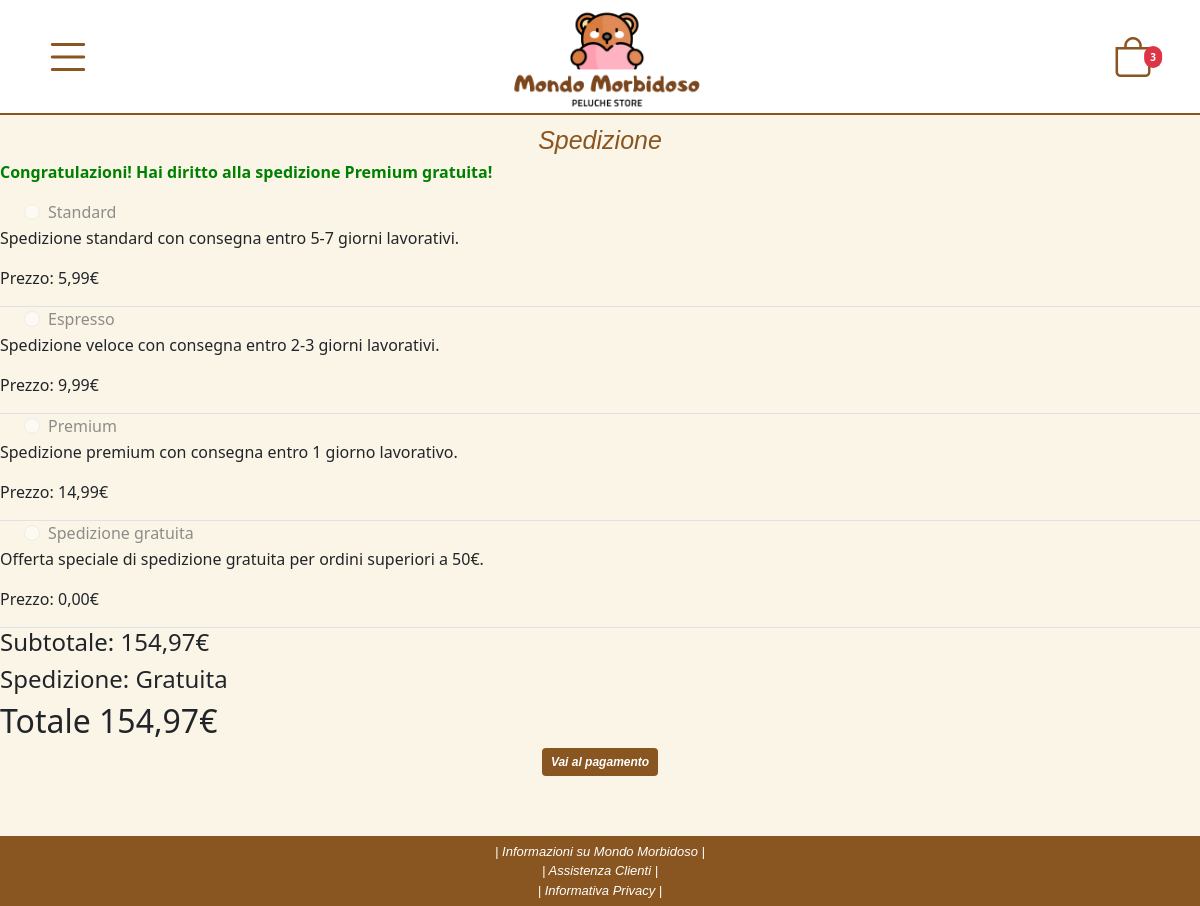
Page /php/spedizione.php (signed in) on the earlier database version.
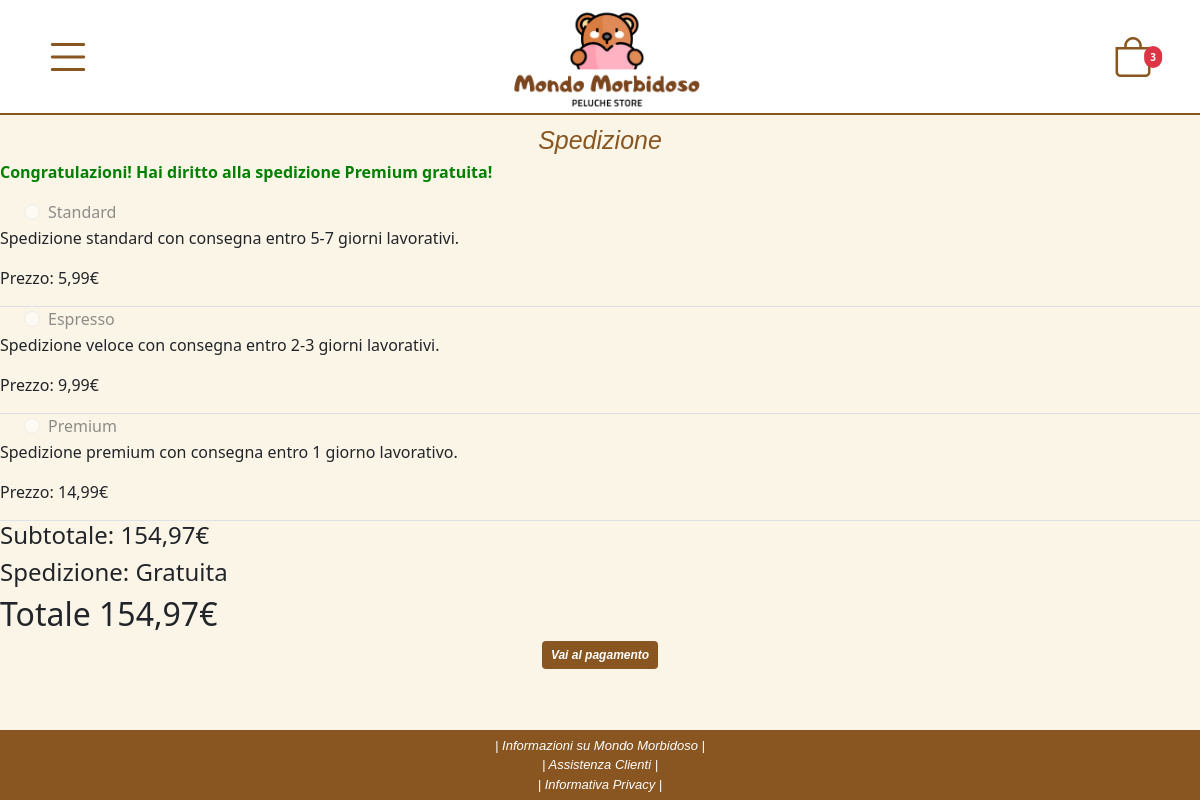
Same page on the later database version.
### tables this page shows
create table METODO_DI_SPEDIZIONE (
     Id_spedizione INT not null auto_increment,
     Nome VARCHAR(50) not null,
     Descrizione VARCHAR(255) not null,
     Costo DECIMAL(10,2),
     primary key (Id_spedizione));

### php/spedizione.php (called while the page is built, shortened)
<?php
require_once("bootstrap.php");
$templateParams["titolo"] = "Mondo Morbidoso - Spedizione";
$templateParams["nome"] = "scelta-spedizione.php";
$templateParams["categorie"] = $dbhost->getCategories();
$numeroprodotti = $dbhost->getNumberCartProducts($_SESSION["utente"]);
$templateParams["carrello"] = $dbhost->getCartProducts($_SESSION["utente"]);
$templateParams["spedizioni"] = $dbhost->getShippingTypes();
$totale = $dbhost->getTotalCartPrice($_SESSION["utente"]);
$spedizioneGratuita = $totale > 50;
require '../template/base.php';
?>

### db/database.php (called while the page is built, shortened)
<?php
class DatabaseHelper {
    private $db;
    public function __construct($servername, $username, $password, $dbname, $port) {
        $this->db = new mysqli($servername, $username, $password, $dbname, $port);
    }
    public function getCategories() {
        $stmt = $this->db->prepare("SELECT * FROM categoria");
        $stmt->execute();
        $result = $stmt->get_result();
        return $result->fetch_all(MYSQLI_ASSOC);
    }
    public function getCartProducts($email) {
        $query = "SELECT c.E_mail, c.Id_prodotto, c.Quantita, p.Nome, p.Immagine, p.Prezzo, p.Prezzo_punti FROM carrello c, prodotto p WHERE c.E_mail=? AND c.Id_prodotto = p.Id_prodotto";
        $stmt = $this->db->prepare($query);
        $stmt->bind_param('s', $email);
        $stmt->execute();
        $result = $stmt->get_result();
        return $result->fetch_all(MYSQLI_ASSOC);
    }
    public function getTotalCartPrice($email) {
        $query = "SELECT SUM(Prezzo * Quantita) AS totale FROM carrello c JOIN prodotto p ON c.Id_prodotto = p.Id_prodotto WHERE c.E_mail = ?";
        $stmt = $this->db->prepare($query);
        $stmt->bind_param('s', $email);
        $stmt->execute();
        $result = $stmt->get_result();
        $row = $result->fetch_assoc();
        return $row["totale"];
    }
    public function getNumberCartProducts($email) {
        $query = "SELECT SUM(Quantita) AS numeroprodotti FROM carrello WHERE E_mail = ?";
        $stmt = $this->db->prepare($query);
        $stmt->bind_param("s", $email);
        $stmt->execute();
        $result = $stmt->get_result();
        $row = $result->fetch_assoc();
        return $row["numeroprodotti"] !== NULL ? $row["numeroprodotti"] : 0;
    }
    public function getShippingTypes() {
        $query = "SELECT * FROM metodo_di_spedizione";
        $stmt = $this->db->prepare($query);
        $stmt->execute();
        $result = $stmt->get_result();
        return $result->fetch_all(MYSQLI_ASSOC);
    }
}
?>

### php/bootstrap.php (called while the page is built, shortened)
<?php
require_once("../utilities/functions.php");
require_once("../db/database.php");
$dbhost = new DatabaseHelper("localhost", "root", "", "morbidoso", 3306);
?>

### utilities/functions.php (called while the page is built, shortened)
<?php
function getFormattedPrice($price) {
    return number_format($price, 2, ',', '.') . '€';
}
?>

### template/scelta-spedizione.php (the view, shortened to what this page needs)
<h1>Spedizione</h1>
<form method="POST" action="spedizione.php">
    <?php if($spedizioneGratuita): ?>
        <p style="color: green; font-weight: bold;">
            Congratulazioni! Hai diritto alla spedizione Premium gratuita!
        </p>
    <?php endif; ?>
    <?php foreach($templateParams["spedizioni"] as $spedizione): ?>
        <section class="border-bottom">
            <div class="form-check ms-4">
                <input class="form-check-input shipping-radio" type="radio" name="shipping" id="<?php echo $spedizione["Id_spedizione"] ?>" value="<?php echo $spedizioneGratuita ? 3 : $spedizione["Id_spedizione"] ?>" <?php echo $spedizioneGratuita ? 'disabled' : ''; ?>/>
                <label class="form-check-label" for="<?php echo $spedizione["Id_spedizione"] ?>">
                    <?php echo $spedizione["Nome"]; ?>
                </label>
            </div>
            <p><?php echo $spedizione["Descrizione"] ?></p>
            <p class="shipping-price<?php echo $spedizione["Id_spedizione"]; ?>">Prezzo: <?php echo getFormattedPrice($spedizione["Costo"]) ?></p>
        </section>
    <?php endforeach; ?>
    <section>
        <h4 class="subtotale">Subtotale: <?php echo getFormattedPrice($totale); ?></h4>
        <h4 class="shipping-cost">Spedizione:
            <?php echo $spedizioneGratuita ? 'Gratuita' : '' ?>
        </h4>
        <h2 class="totale">Totale <?php echo getFormattedPrice($totale); ?></h2>
    </section>
    <div class="text-center">
        <button type="submit" name="invia" class="btn btn-sm fw-bold" style="background-color: rgb(137, 85, 32); color: white; font-family: 'Lucida Sans', 'Lucida Sans Regular', 'Lucida Grande', 'Lucida Sans Unicode', Geneva, Verdana, sans-serif; font-size: 12px; font-style: italic;">Vai al pagamento</button>
    </div>
</form>

### template/base.php (shortened to what this page needs)
<!DOCTYPE html>
<html lang="it">
<head>
    <link href="https://cdn.jsdelivr.net/npm/bootstrap@5.3.3/dist/css/bootstrap.min.css" rel="stylesheet">
    <link href="https://cdn.jsdelivr.net/npm/bootstrap-icons/font/bootstrap-icons.css" rel="stylesheet">
    <link rel="stylesheet" type="text/css" href="../css/style.css" />
</head>
<body>
    <header>
        <button class="btn" style="background-color: white" type="button" data-bs-toggle="offcanvas" data-bs-target="#offcanvasLeft" aria-controls="offcanvasLeft">
            <i class="bi bi-list" style="color: rgb(137, 85, 32); font-size: 50px;"></i>
        </button>
        <a href="../php/index.php">
            <img src="../utilities/logo/logopeluche.png" alt="Logo"/>
        </a>
         <?php $currentPage = basename($_SERVER['PHP_SELF']); ?>
         <?php if($currentPage === "carrello.php"): ?>
            <a href="../php/carrello.php" class="btn position-relative cart pe-3 ps-1" style="height: 70%;">
                <i class="bi bi-bag" style="color: rgb(137, 85, 32); font-size: 40px;"></i>
                <span class="position-absolute top-50 start-75 translate-middle badge rounded-pill bg-danger cart-badge" style="font-size: 10px; padding: 6px 6px;">
                    <?php echo $numeroprodotti ?>
                </span>
            </a>
        <?php else: ?>
            <button class="btn position-relative cart pe-3 ps-1" style="height: 70%;" data-bs-toggle="offcanvas" data-bs-target="#offcanvasRight" aria-controls="offcanvasRight">
                <i class="bi bi-bag" style="color: rgb(137, 85, 32); font-size: 40px;"></i>
                <span class="position-absolute top-50 start-75 translate-middle badge rounded-pill bg-danger cart-badge" style="font-size: 10px; padding: 6px 6px;">
                    <?php echo $numeroprodotti ?>
                </span>
            </button>
        <?php endif; ?>
    </header>
    <main>
        <?php
        require($templateParams["nome"]);
        ?>
    </main>
    <footer>
        <p>
            | Informazioni su Mondo Morbidoso |<br>
            | Assistenza Clienti |<br>
            | Informativa Privacy |<br>
    </p>
    </footer>
</body>
</html>

### css/style.css (style rules this page uses)
html, body { height: 100%; margin: 0; display: flex; flex-direction: column; }
body { background-color: rgb(245, 222, 179, 0.3); }
header { padding-top: 3px; background-color: white; height: 115px; display: flex; align-items: center; justify-content: space-between; border-bottom: 2px solid rgb(137, 85, 32); padding-bottom: 2px; }
header > a > img { height: 100%; width: auto; }
header > a { height: 100%; }
main { margin-bottom: 5%; }
main > h1 { text-align: center; color: rgb(137, 85, 32); margin-top: 10px; font-family:'Lucida Sans', 'Lucida Sans Regular', 'Lucida Grande', 'Lucida Sans Unicode', Geneva, Verdana, sans-serif; font-style: italic; font-size: 25px; margin-bottom: 5px; }
footer { padding-top: 5px; padding-bottom: 5px; margin-top: auto; background-color: rgb(137, 85, 32); text-align: center; }
footer > p { color: white; margin: 1px; font-family:'Gill Sans', 'Gill Sans MT', Calibri, 'Trebuchet MS', sans-serif; font-style: italic; font-size: small; }
@media screen and (min-width: 768px) { header button:first-child { margin-left: 2.5%; } }
@media screen and (min-width: 768px) { header button.cart { margin-right: 2.5%; } }

Differences in the rows shown:
removed metodo_di_spedizione: shipping "☐ Spedizione gratuita", Nome "Spedizione gratuita", Descrizione "Offerta speciale di spedizione gratuita per ordini superiori a 50€.", Costo "0,00€"
